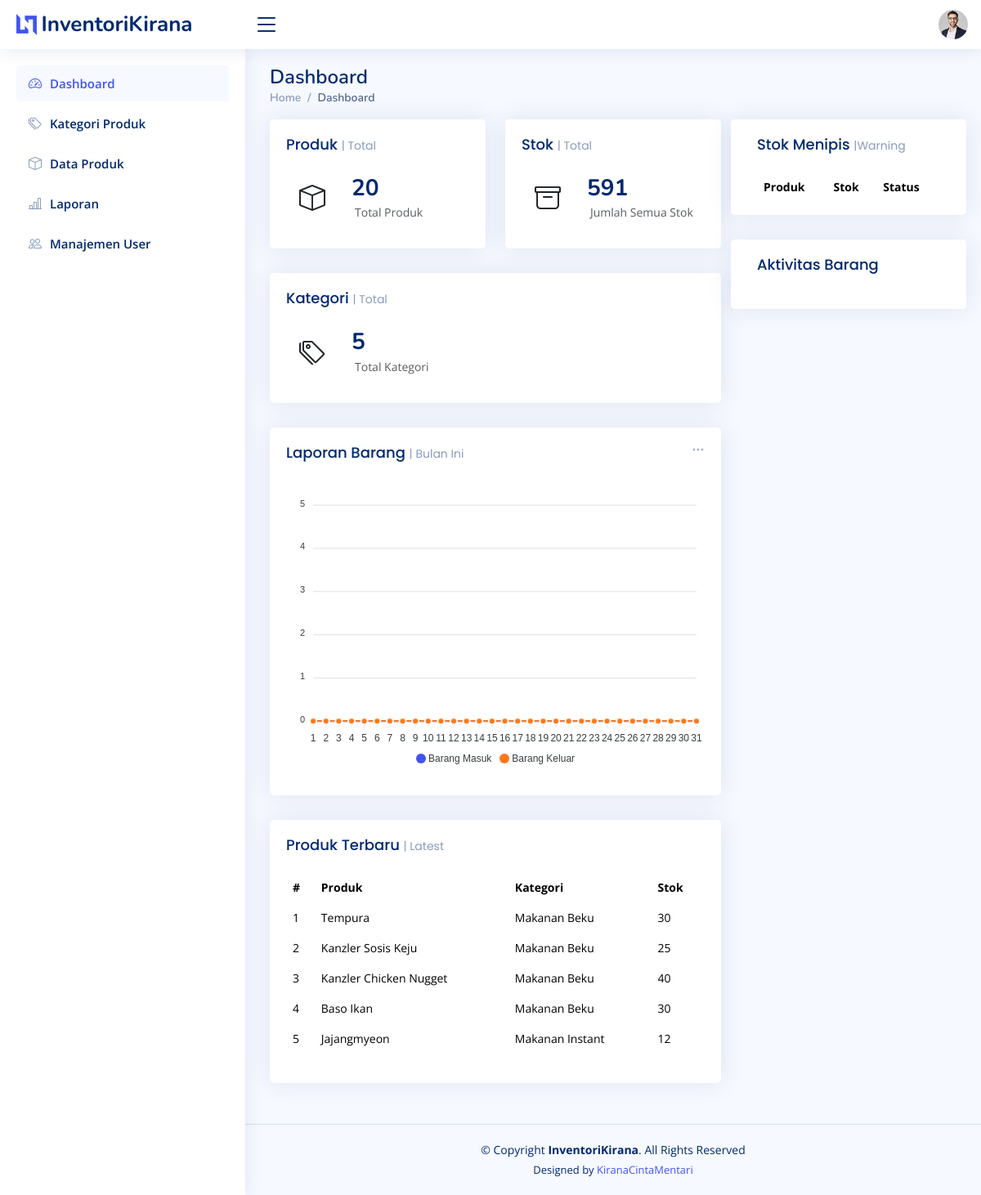
Screenshot of /index.php (signed in) with the database file from the repository.
### tables this page shows
CREATE TABLE `products` (
  `id` int(11) NOT NULL,
  `category_id` int(11) DEFAULT NULL,
  `product_code` varchar(50) DEFAULT NULL,
  `product_name` varchar(150) DEFAULT NULL,
  `stock` int(11) DEFAULT NULL,
  `min_stock` int(11) DEFAULT NULL,
  `price` int(11) DEFAULT NULL,
  `gambar` varchar(255) NOT NULL,
  `created_at` timestamp NULL DEFAULT CURRENT_TIMESTAMP,
  `update_at` timestamp NULL DEFAULT NULL
);

CREATE TABLE `categories` (
  `id` int(11) NOT NULL,
  `kd_kat` varchar(6) NOT NULL,
  `category_name` varchar(100) NOT NULL
);

### index.php (the view, shortened to what this page needs)
<?php
include "koneksi.php";
$q_produk = mysqli_query($conn, "SELECT COUNT(*) as total_produk FROM products");
$data_produk = mysqli_fetch_assoc($q_produk);
$q_stok = mysqli_query($conn, "SELECT SUM(stock) as total_stok FROM products");
$data_stok = mysqli_fetch_assoc($q_stok);
$q_kategori = mysqli_query($conn, "SELECT COUNT(*) as total_kategori FROM categories");
$data_kategori = mysqli_fetch_assoc($q_kategori);
$query = mysqli_query($conn, "
  SELECT p.product_name, p.stock, c.category_name
  FROM products p
  JOIN categories c ON p.category_id = c.id
  ORDER BY p.created_at DESC
  LIMIT 5
  ");
?>
<!DOCTYPE html>
<html lang="en">
<head>
  <link href="assets/vendor/bootstrap/css/bootstrap.min.css" rel="stylesheet">
  <link href="assets/vendor/bootstrap-icons/bootstrap-icons.css" rel="stylesheet">
  <link href="assets/vendor/boxicons/css/boxicons.min.css" rel="stylesheet">
  <link href="assets/vendor/quill/quill.snow.css" rel="stylesheet">
  <link href="assets/vendor/quill/quill.bubble.css" rel="stylesheet">
  <link href="assets/vendor/remixicon/remixicon.css" rel="stylesheet">
  <link href="assets/vendor/simple-datatables/style.css" rel="stylesheet">
  <link href="assets/css/style.css" rel="stylesheet">
</head>
<body>
  <header id="header" class="header fixed-top d-flex align-items-center">
    <div class="d-flex align-items-center justify-content-between">
      <a href="index.php" class="logo d-flex align-items-center">
        <img src="assets/img/logo.png" alt="">
        <span class="d-none d-lg-block">InventoriKirana</span>
      </a>
      <i class="bi bi-list toggle-sidebar-btn"></i>
    </div>
    <nav class="header-nav ms-auto">
      <ul class="d-flex align-items-center">
        <li class="nav-item dropdown pe-3">
          <a class="nav-link nav-profile d-flex align-items-center pe-0" href="#" data-bs-toggle="dropdown">
            <img src="assets/img/profile-img.jpg" alt="Profile" class="rounded-circle">
          </a>
        </li>
      </ul>
    </nav>
  </header>
  <aside id="sidebar" class="sidebar">
    <ul class="sidebar-nav" id="sidebar-nav">
      <li class="nav-item">
        <a class="nav-link " href="index.php">
          <i class="bi bi-speedometer2"></i>
          <span>Dashboard</span>
        </a>
      </li>
      <li class="nav-item">
        <a class="nav-link collapsed" href="kategori_produk.php">
          <i class="bi bi-tags"></i>
          <span>Kategori Produk</span>
        </a>
      </li>
      <li class="nav-item">
        <a class="nav-link collapsed" href="produk.php">
          <i class="bi bi-box"></i>
          <span>Data Produk</span>
        </a>
      </li>
      <li class="nav-item">
        <a class="nav-link collapsed" href="laporan.php">
          <i class="bi bi-bar-chart-line"></i>
          <span>Laporan</span>
        </a>
      </li>
      <li class="nav-item">
        <a class="nav-link collapsed" href="users.php">
          <i class="bi bi-people"></i>
          <span>Manajemen User</span>
        </a>
      </li>
    </ul>
  </aside>
  <main id="main" class="main">
    <div class="pagetitle">
      <h1>Dashboard</h1>
      <nav>
        <ol class="breadcrumb">
          <li class="breadcrumb-item"><a href="index.php">Home</a></li>
          <li class="breadcrumb-item active">Dashboard</li>
        </ol>
      </nav>
    </div>
    <section class="section dashboard">
      <div class="row">
        <div class="col-lg-8">
          <div class="row">
            <div class="col-xxl-4 col-md-6">
              <div class="card info-card">
                <div class="card-body">
                  <h5 class="card-title">Produk <span>| Total</span></h5>
                  <div class="d-flex align-items-center">
                    <div class="card-icon rounded-circle d-flex align-items-center justify-content-center">
                      <i class="bi bi-box"></i>
                    </div>
                    <div class="ps-3">
                      <h6><?= $data_produk['total_produk']; ?></h6>
                      <span class="text-muted small pt-2 ps-1">Total Produk</span>
                    </div>
                  </div>
                </div>
              </div>
            </div>
            <div class="col-xxl-4 col-md-6">
              <div class="card info-card">
                <div class="card-body">
                  <h5 class="card-title">Stok <span>| Total</span></h5>
                  <div class="d-flex align-items-center">
                    <div class="card-icon rounded-circle d-flex align-items-center justify-content-center">
                      <i class="bi bi-archive"></i>
                    </div>
                    <div class="ps-3">
                      <h6><?= $data_stok['total_stok'] ?? 0; ?></h6>
                      <span class="text-muted small pt-2 ps-1">Jumlah Semua Stok</span>
                    </div>
                  </div>
                </div>
              </div>
            </div>
            <div class="col-xxl-4 col-xl-12">
              <div class="card info-card">
                <div class="card-body">
                  <h5 class="card-title">Kategori <span>| Total</span></h5>
                  <div class="d-flex align-items-center">
                    <div class="card-icon rounded-circle d-flex align-items-center justify-content-center">
                      <i class="bi bi-tags"></i>
                    </div>
                    <div class="ps-3">
                      <h6><?= $data_kategori['total_kategori']; ?></h6>
                      <span class="text-muted small pt-2 ps-1">Total Kategori</span>
                    </div>
                  </div>
                </div>
              </div>
            </div>
            <div class="col-12">
              <div class="card">
                <div class="filter">
                  <a class="icon" href="#" data-bs-toggle="dropdown">
                    <i class="bi bi-three-dots"></i></a>
                </div>
                <div class="card-body">
                  <h5 class="card-title">Laporan Barang <span>| Bulan Ini</span></h5>
                  <div id="reportsChart"></div>
                </div>
              </div>
            </div>
            <div class="col-12">
              <div class="card recent-sales overflow-auto">
                <div class="card-body">
                  <h5 class="card-title">Produk Terbaru <span>| Latest</span></h5>
                  <table class="table table-borderless datatable">
                    <thead>
                      <tr>
                        <th>#</th>
                        <th>Produk</th>
                        <th>Kategori</th>
                        <th>Stok</th>
                      </tr>
                    </thead>
                    <tbody>
                      <?php
                      $no = 1;
                      while ($row = mysqli_fetch_assoc($query)) :
                      ?>
                        <tr>
                          <td><?= $no++; ?></td>
                          <td><?= $row['product_name']; ?></td>
                          <td><?= $row['category_name']; ?></td>
                          <td><?= $row['stock']; ?></td>
                        </tr>
                      <?php endwhile; ?>
                    </tbody>
                  </table>
                </div>
              </div>
            </div>
          </div>
        </div>
        <div class="col-lg-4">
          <div class="row">
            <div class="card top-selling overflow-auto">
              <div class="card-body pb-0">
                <h5 class="card-title">Stok Menipis <span>|Warning</span></h5>
                <table class="table table-borderless">
                  <thead>
                    <tr>
                      <th>Produk</th>
                      <th>Stok</th>
                      <th>Status</th>
                    </tr>
                  </thead>
                </table>
              </div>
            </div>
            <div class="card">
              <div class="card-body">
                <h5 class="card-title">Aktivitas Barang</h5>
              </div>
            </div>
          </div>
        </div>
    </section>
  </main>
  <footer id="footer" class="footer">
    <div class="copyright">
      &copy; Copyright <strong><span>InventoriKirana</span></strong>. All Rights Reserved
    </div>
    <div class="credits">
      Designed by <a href="https://bootstrapmade.com/">KiranaCintaMentari</a>
    </div>
  </footer>
</body>
</html>

### assets/css/style.css (style rules this page uses)
:root { scroll-behavior: smooth; }
body { font-family: "Open Sans", sans-serif; background: #f6f9ff; color: #444444; }
a { color: #4154f1; text-decoration: none; }
h1, h2, h3, h4, h5, h6 { font-family: "Nunito", sans-serif; }
#main { margin-top: 60px; padding: 20px 30px; transition: all 0.3s; }
.pagetitle { margin-bottom: 10px; }
.pagetitle h1 { font-size: 24px; margin-bottom: 0; font-weight: 600; color: #012970; }
.card { margin-bottom: 30px; border: none; border-radius: 5px; box-shadow: 0px 0 30px rgba(1, 41, 112, 0.1); }
.card-title { padding: 20px 0 15px 0; font-size: 18px; font-weight: 500; color: #012970; font-family: "Poppins", sans-serif; }
.card-title span { color: #899bbd; font-size: 14px; font-weight: 400; }
.card-body { padding: 0 20px 20px 20px; }
.breadcrumb { font-size: 14px; font-family: "Nunito", sans-serif; color: #899bbd; font-weight: 600; }
.breadcrumb a { color: #899bbd; transition: 0.3s; }
.breadcrumb .breadcrumb-item::before { color: #899bbd; }
.breadcrumb .active { color: #51678f; font-weight: 600; }
.logo { line-height: 1; }
@media (min-width: 1200px) { .logo { width: 280px; } }
.logo img { max-height: 26px; margin-right: 6px; }
.logo span { font-size: 26px; font-weight: 700; color: #012970; font-family: "Nunito", sans-serif; }
.header { transition: all 0.5s; z-index: 997; height: 60px; box-shadow: 0px 2px 20px rgba(1, 41, 112, 0.1); background-color: #fff; padding-left: 20px; }
.header .toggle-sidebar-btn { font-size: 32px; padding-left: 10px; cursor: pointer; color: #012970; }
.header-nav ul { list-style: none; }
.header-nav>ul { margin: 0; padding: 0; }
.header-nav .nav-profile { color: #012970; }
.header-nav .nav-profile img { max-height: 36px; }
.sidebar { position: fixed; top: 60px; left: 0; bottom: 0; width: 300px; z-index: 996; transition: all 0.3s; padding: 20px; overflow-y: auto; scrollbar-width: thin; scrollbar-color: #aab7cf transparent; box-shadow: 0px 0px 20px rgba(1, 41, 112, 0.1); background-color: #fff; }
@media (min-width: 1200px) { #main, #footer { margin-left: 300px; } }
.sidebar-nav { padding: 0; margin: 0; list-style: none; }
.sidebar-nav li { padding: 0; margin: 0; list-style: none; }
.sidebar-nav .nav-item { margin-bottom: 5px; }
.sidebar-nav .nav-link { display: flex; align-items: center; font-size: 15px; font-weight: 600; color: #4154f1; transition: 0.3; background: #f6f9ff; padding: 10px 15px; border-radius: 4px; }
.sidebar-nav .nav-link i { font-size: 16px; margin-right: 10px; color: #4154f1; }
.sidebar-nav .nav-link.collapsed { color: #012970; background: #fff; }
.sidebar-nav .nav-link.collapsed i { color: #899bbd; }
.dashboard .filter { position: absolute; right: 0px; top: 15px; }
.dashboard .filter .icon { color: #aab7cf; padding-right: 20px; padding-bottom: 5px; transition: 0.3s; font-size: 16px; }
.dashboard .info-card { padding-bottom: 10px; }
.dashboard .info-card h6 { font-size: 28px; color: #012970; font-weight: 700; margin: 0; padding: 0; }
.dashboard .card-icon { font-size: 32px; line-height: 0; width: 64px; height: 64px; flex-shrink: 0; flex-grow: 0; }
.dashboard .recent-sales { font-size: 14px; }
.dashboard .recent-sales .table thead { background: #f6f6fe; }
.dashboard .recent-sales .table thead th { border: 0; }
.dashboard .top-selling { font-size: 14px; }
.dashboard .top-selling .table thead { background: #f6f6fe; }
.dashboard .top-selling .table thead th { border: 0; }
.footer { padding: 20px 0; font-size: 14px; transition: all 0.3s; border-top: 1px solid #cddfff; }
.footer .copyright { text-align: center; color: #012970; }
.footer .credits { padding-top: 5px; text-align: center; font-size: 13px; color: #012970; }

### rows the page displays
products: product_name "Tempura", category.category_name "Makanan Beku", stock "30"
products: product_name "Kanzler Sosis Keju", category.category_name "Makanan Beku", stock "25"
products: product_name "Kanzler Chicken Nugget", category.category_name "Makanan Beku", stock "40"
products: product_name "Baso Ikan", category.category_name "Makanan Beku", stock "30"
products: product_name "Jajangmyeon", category.category_name "Makanan Instant", stock "12"

### other values shown
$data_produk['total_produk'] "20"
$data_stok['total_stok'] "591"
$data_kategori['total_kategori'] "5"
